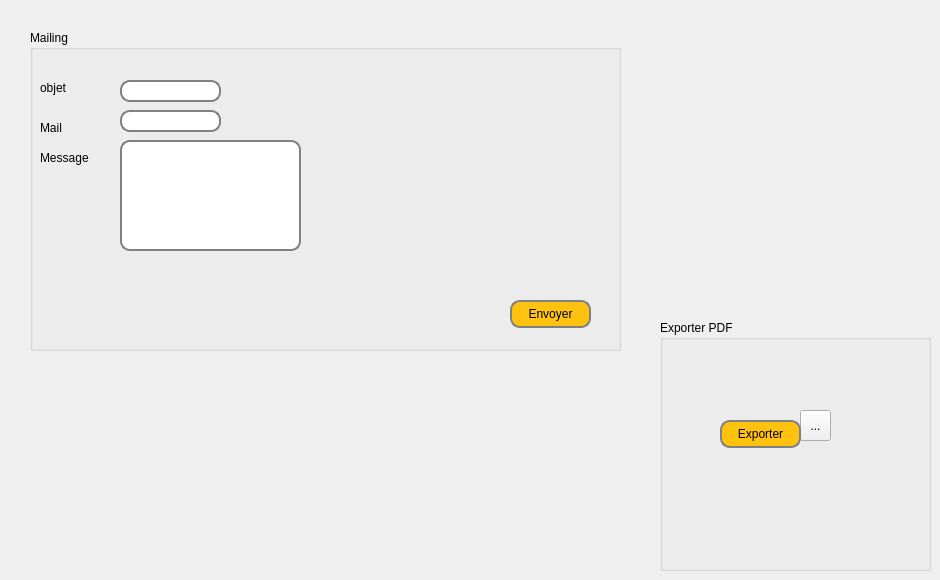
   <widget class="QWidget" name="tab_3">
    <attribute name="title">
     <string>Mailing/PDF</string>
    </attribute>
    <widget class="QGroupBox" name="groupBox_6">
     <property name="geometry">
      <rect>
       <x>30</x>
       <y>30</y>
       <width>591</width>
       <height>321</height>
      </rect>
     </property>
     <property name="title">
      <string>Mailing</string>
     </property>
     <widget class="QLabel" name="label_15">
      <property name="geometry">
       <rect>
        <x>10</x>
        <y>50</y>
        <width>71</width>
        <height>16</height>
       </rect>
      </property>
      <property name="text">
       <string>objet</string>
      </property>
     </widget>
     <widget class="QLineEdit" name="Lineobjet">
      <property name="geometry">
       <rect>
        <x>90</x>
        <y>50</y>
        <width>101</width>
        <height>22</height>
       </rect>
      </property>
      <property name="styleSheet">
       <string notr="true">background-color:rgb(255, 255, 255); 
border: 2px solid gray; 
border-radius: 10px; 
padding: 0 8px; 
selection-background-color: darkgray;</string>
      </property>
     </widget>
     <widget class="QLabel" name="label_16">
      <property name="geometry">
       <rect>
        <x>10</x>
        <y>90</y>
        <width>56</width>
        <height>16</height>
       </rect>
      </property>
      <property name="text">
       <string>Mail</string>
      </property>
     </widget>
     <widget class="QLineEdit" name="Linemail">
      <property name="geometry">
       <rect>
        <x>90</x>
        <y>80</y>
        <width>101</width>
        <height>22</height>
       </rect>
      </property>
      <property name="styleSheet">
       <string notr="true">background-color:rgb(255, 255, 255); 
border: 2px solid gray; 
border-radius: 10px; 
padding: 0 8px; 
selection-background-color: darkgray;</string>
      </property>
     </widget>
     <widget class="QLabel" name="label_17">
      <property name="geometry">
       <rect>
        <x>10</x>
        <y>120</y>
        <width>56</width>
        <height>16</height>
       </rect>
      </property>
      <property name="text">
       <string>Message</string>
      </property>
     </widget>
     <widget class="QPushButton" name="pb_mail">
      <property name="geometry">
       <rect>
        <x>480</x>
        <y>270</y>
        <width>81</width>
        <height>28</height>
       </rect>
      </property>
      <property name="styleSheet">
       <string notr="true">background-color:rgb(255, 195, 15);
border: 2px solid gray; 
border-radius: 10px; 
padding: 0 8px; 
selection-background-color: darkgray;</string>
      </property>
      <property name="text">
       <string>Envoyer</string>
      </property>
     </widget>
     <widget class="QPlainTextEdit" name="msg">
      <property name="geometry">
       <rect>
        <x>90</x>
        <y>110</y>
        <width>181</width>
        <height>111</height>
       </rect>
      </property>
      <property name="styleSheet">
       <string notr="true">background-color:rgb(255, 255, 255); 
border: 2px solid gray; 
border-radius: 10px; 
padding: 0 8px; 
selection-background-color: darkgray;</string>
      </property>
     </widget>
    </widget>
    <widget class="QGroupBox" name="groupBox_7">
     <property name="geometry">
      <rect>
       <x>660</x>
       <y>320</y>
       <width>271</width>
       <height>251</height>
      </rect>
     </property>
     <property name="title">
      <string>Exporter PDF</string>
     </property>
     <widget class="QToolButton" name="toolButton">
      <property name="geometry">
       <rect>
        <x>140</x>
        <y>90</y>
        <width>31</width>
        <height>31</height>
       </rect>
      </property>
      <property name="text">
       <string>...</string>
      </property>
      <property name="icon">
       <iconset>
        <normaloff>../../download.jpg</normaloff>../../download.jpg</iconset>
      </property>
     </widget>
     <widget class="QPushButton" name="pushButton_7">
      <property name="geometry">
       <rect>
        <x>60</x>
        <y>100</y>
        <width>81</width>
        <height>28</height>
       </rect>
      </property>
      <property name="styleSheet">
       <string notr="true">background-color:rgb(255, 195, 15);
border: 2px solid gray; 
border-radius: 10px; 
padding: 0 8px; 
selection-background-color: darkgray;</string>
      </property>
      <property name="text">
       <string>Exporter</string>
      </property>
     </widget>
     <widget class="QLabel" name="label_18">
      <property name="geometry">
       <rect>
        <x>20</x>
        <y>80</y>
        <width>71</width>
        <height>16</height>
       </rect>
      </property>
      <property name="text">
       <string/>
      </property>
     </widget>
    </widget>
   </widget>
